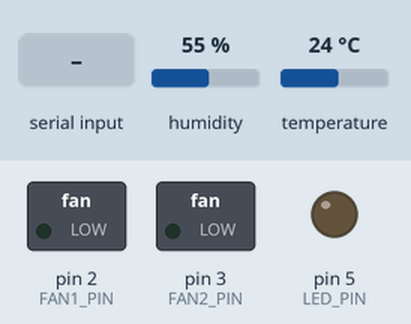
Simulated run of this sketch. Board: Arduino Uno, built with avr-gcc and run on an emulated ATmega328P. Parts: switched loads named in the sketch (green lamp = pin HIGH), output pins drawn as LEDs (lit = HIGH). The inputs (shaded band) are chosen by the test bench; at power-on: humidity 55 %, temperature 24 °C. Sleep ends after the set time or at an interrupt.

Above: at 1.2 s.
1.3 s: "1" received over Serial
At 1.6 s:
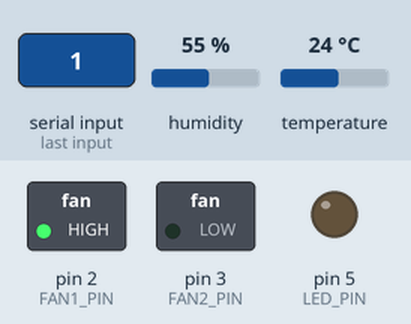
2.8 s: "3" received over Serial
At 3.9 s:
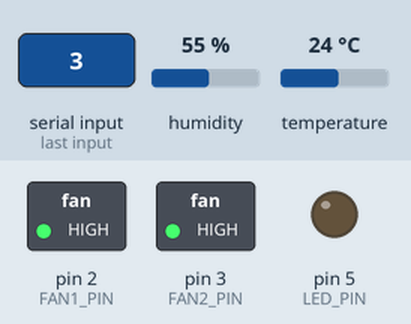
4.3 s: "2" received over Serial
At 5.0 s:
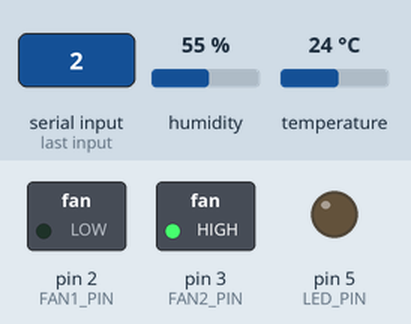
5.8 s: "l" received over Serial
9.3 s: "4" received over Serial
At 10.0 s:
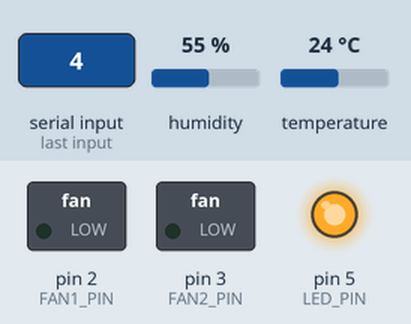
10.8 s: "5" received over Serial
At 11.25 s:
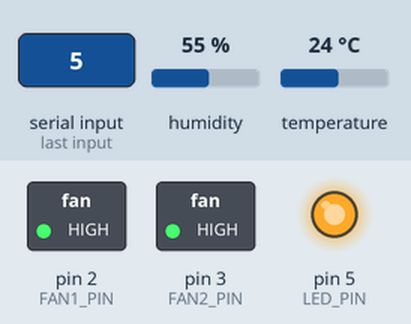
Timing chart, 0 to 15.3 s (numbered marks = the images above; inputs shaded):
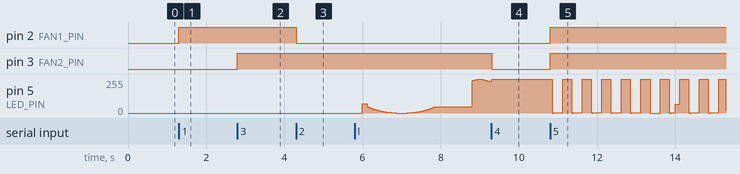

The sketch:

sketch.ino
```cpp
#include <Arduino.h>
#include <DHT.h>
#include <avr/sleep.h>

#define FAN1_PIN 2
#define FAN2_PIN 3
#define LED_PIN  5
#define DHT_PIN  4
#define DHTTYPE  DHT11

#define IDLE_TIMEOUT    600000UL   // 10 mins no serial → slow mode
#define DHT_FAST        2000UL     // 2 sec normal read interval
#define DHT_SLOW        300000UL   // 5 min slow read interval

DHT dht(DHT_PIN, DHTTYPE);

bool fan1 = false, fan2 = false;
bool dangerShutdown = false;
bool ledEnabled = true;
float temp = 0, hum = 0;
unsigned long dhtTimer = 0;
unsigned long lastSerialTime = 0;

float warnTemp   = 35.0;
float dangerTemp = 50.0;

enum LEDMode { STATIC_ON, BREATHE_SLOW, BREATHE_FAST, STATIC_OFF };
LEDMode ledMode = STATIC_ON;

void setFans(bool f1, bool f2) {
  fan1 = f1; fan2 = f2;
  digitalWrite(FAN1_PIN, f1 ? HIGH : LOW);
  digitalWrite(FAN2_PIN, f2 ? HIGH : LOW);
  if (!ledEnabled) return;
  if (!f1 && !f2)    ledMode = STATIC_ON;
  else if (f1 && f2) ledMode = BREATHE_FAST;
  else               ledMode = BREATHE_SLOW;
}

void updateLED() {
  if (!ledEnabled) { analogWrite(LED_PIN, 0); return; }
  if (ledMode == STATIC_ON)        analogWrite(LED_PIN, 255);
  else if (ledMode == STATIC_OFF)  analogWrite(LED_PIN, 0);
  else if (ledMode == BREATHE_SLOW) {
    float v = (exp(sin(millis() / 2000.0 * PI)) - 0.36787944) * 108.0;
    analogWrite(LED_PIN, (int)v);
  } else if (ledMode == BREATHE_FAST) {
    float v = (exp(sin(millis() / 250.0 * PI)) - 0.36787944) * 108.0;
    analogWrite(LED_PIN, (int)v);
  }
}

void checkTemp() {
  unsigned long interval = (millis() - lastSerialTime > IDLE_TIMEOUT) ? DHT_SLOW : DHT_FAST;
  if (millis() - dhtTimer < interval) return;
  dhtTimer = millis();
  float t = dht.readTemperature();
  float h = dht.readHumidity();
  if (!isnan(t)) temp = t;
  if (!isnan(h)) hum  = h;
  if (temp >= dangerTemp && !dangerShutdown) {
    dangerShutdown = true;
    setFans(false, false);
    ledMode = STATIC_OFF;
  }
}

void goIdle() {
  set_sleep_mode(SLEEP_MODE_IDLE);
  sleep_enable();
  sleep_mode();
  sleep_disable();
}

void sendStatus() {
  Serial.print("{\"t\":"); Serial.print(temp, 1);
  Serial.print(",\"h\":"); Serial.print(hum, 1);
  Serial.print(",\"f1\":"); Serial.print(fan1 ? 1 : 0);
  Serial.print(",\"f2\":"); Serial.print(fan2 ? 1 : 0);
  Serial.print(",\"danger\":"); Serial.print(dangerShutdown ? 1 : 0);
  Serial.print(",\"led\":"); Serial.print(ledEnabled ? 1 : 0);
  Serial.println("}");
}

void setup() {
  Serial.begin(9600);
  pinMode(FAN1_PIN, OUTPUT);
  pinMode(FAN2_PIN, OUTPUT);
  pinMode(LED_PIN,  OUTPUT);
  dht.begin();
  ledEnabled = false;
  analogWrite(LED_PIN, 0);
  setFans(false, false);
}

void loop() {
  checkTemp();
  updateLED();
  if (Serial.available()) {
    lastSerialTime = millis();
    char cmd = Serial.read();
    if (dangerShutdown && cmd != 'r') return;
    switch(cmd) {
      case '1': setFans(true,  fan2); break;
      case '2': setFans(false, fan2); break;
      case '3': setFans(fan1,  true); break;
      case '4': setFans(fan1, false); break;
      case '5': setFans(true,  true); break;
      case '0': setFans(false, false); break;
      case 'l':
        ledEnabled = !ledEnabled;
        if (!ledEnabled) analogWrite(LED_PIN, 0);
        else setFans(fan1, fan2);
        break;
      case 'r': dangerShutdown = false; setFans(false, false); break;
      case 's': sendStatus(); break;
    }
  } else {
    goIdle();
  }
}
```

Measured:
- after the input at 1.3 s, pin 2 (FAN1_PIN): LOW → HIGH at once
- after the input at 2.8 s, pin 3 (FAN2_PIN): LOW → HIGH at once
- after the input at 4.3 s, pin 2 (FAN1_PIN): HIGH → LOW at once
- after the input at 9.3 s, pin 3 (FAN2_PIN): HIGH → LOW at once
- after the input at 10.8 s, pin 2 (FAN1_PIN), pin 3 (FAN2_PIN): LOW → HIGH at once
